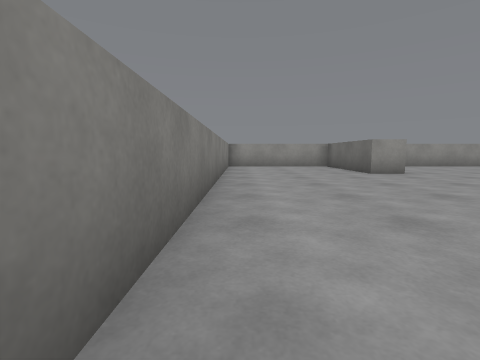
view 1 (above)

17 first-person views from a walk through a 3-D level made in the Unity game engine. The camera is 0.62 m above the floor, tilts 6° down and sees 85° across. The floor is counted in squares, 1 m on a side. Each view is taken from the middle of a square. On the plan, view 1 faces up. The plan holds only what a view shows up to about 9 squares ahead; the rest is blank. The place goes on beyond the plan. The player character is not drawn. Surface patterns are stand-ins for the level's own textures.

view 2
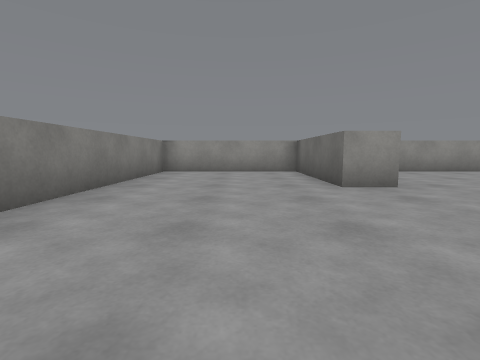

view 3
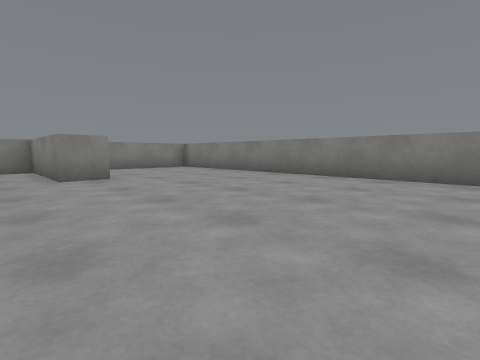

view 4
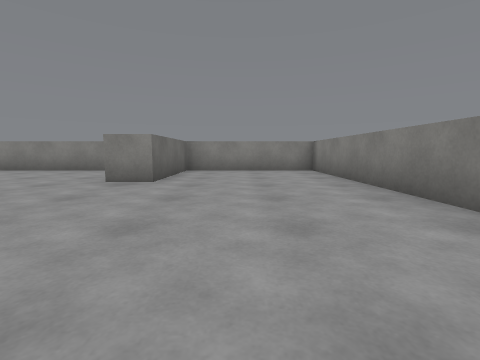

view 5
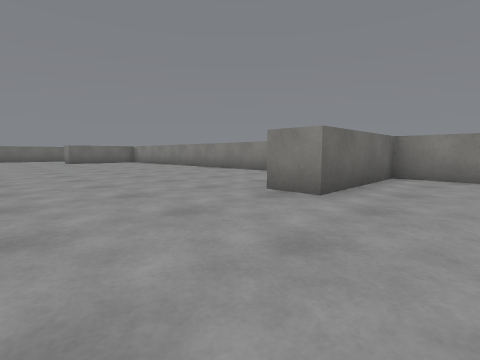

view 6
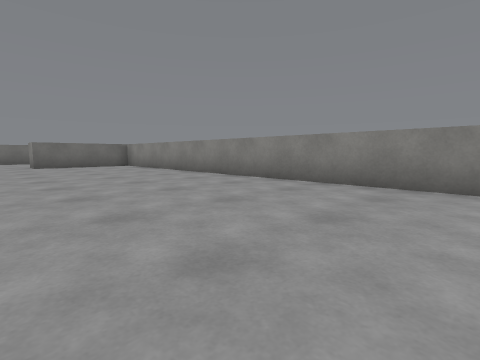

view 7
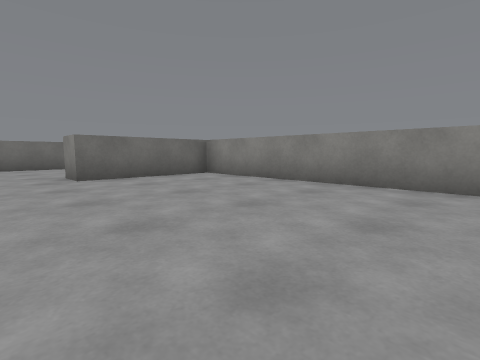

view 8
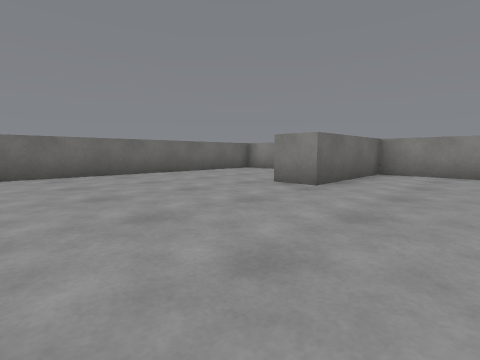

view 9
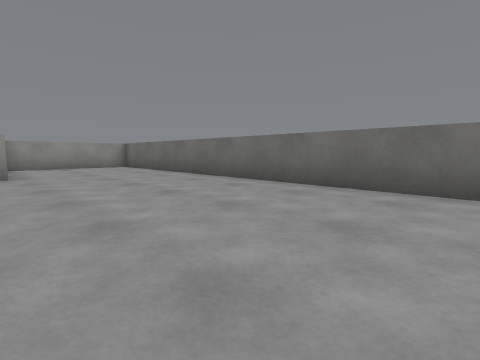

view 10
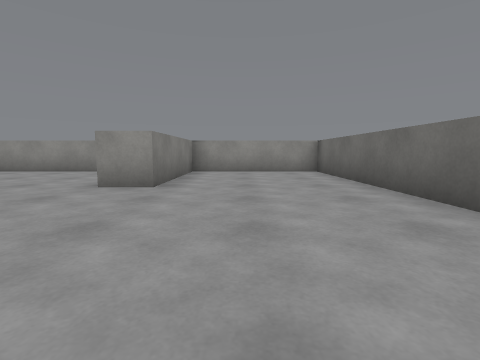

view 11
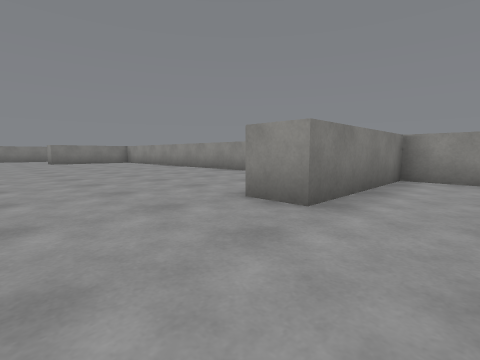

view 12
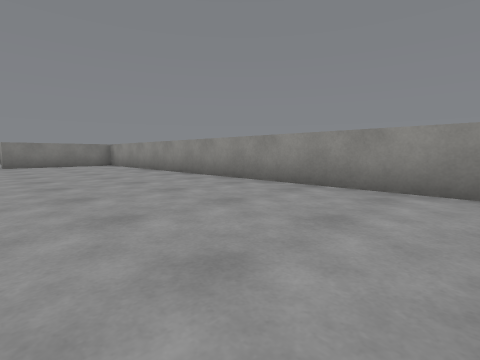

view 13
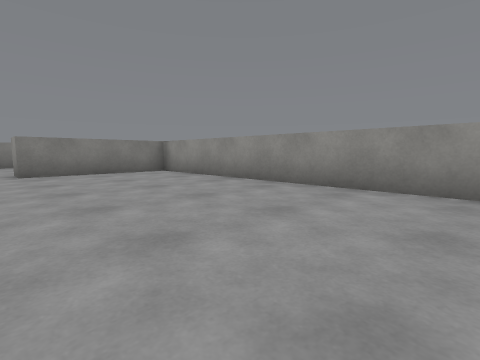

view 14
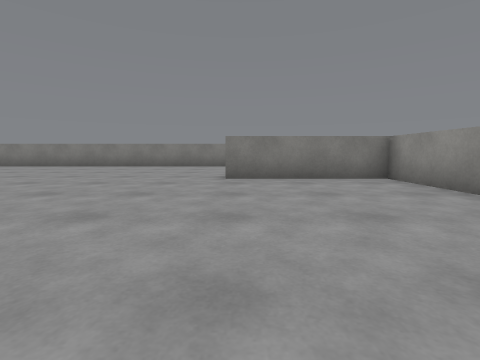

view 15
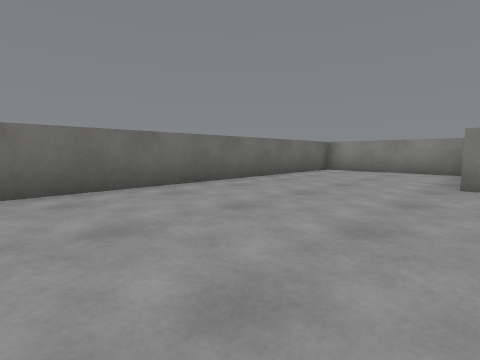

view 16
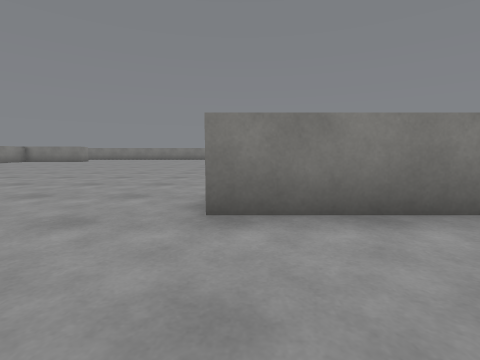

view 17
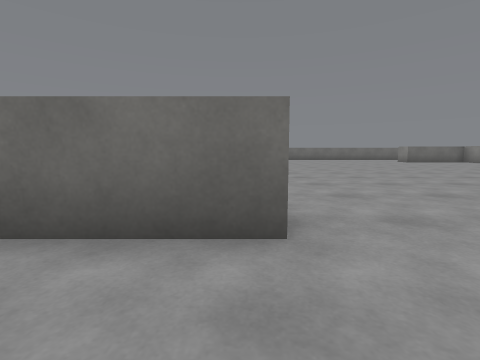

### Floor plan
Points are (right, up) in squares from view 1. A wall is a line through its corners. A room is listed if a view was taken in it or the views show most of it. See-through windows are left out.
Room 1 (views 1, 2, 3, 4, 5, 6, 7, 8, 9, 10, 11, 12, 13, 14, 15, 16, 17)
walls: (17.9, 11.5) (4.8, 11.5) (4.8, 7.7) (3.8, 7.7) (3.8, 11.5) (-0.5, 11.5) (-0.5, -6) (3.8, -6) (3.8, -2.5) (4.8, -2.5) (4.8, -6) (18.4, -6) (18.4, -2.5) (19.5, -2.5); (19.6, -6) (22.9, -6); (23.5, -5.4) (23.5, 11.5) (19.5, 11.5) (19.5, 7.7) (18.4, 7.7)

Where each view was taken, in squares from view 1:
view 1: 0 up, 0 right, facing up
view 2: 3 up, 2 right, facing up
view 3: 4 up, 6 right, facing down-left
view 4: 3 up, 2 right, facing down
view 5: 1 up, 2 right, facing down-right
view 6: 1 down, 6 right, facing down-right
view 7: 1 down, 12 right, facing down-right
view 8: 2 up, 16 right, facing down-right
view 9: 0 up, 19 right, facing up-right
view 10: 3 up, 21 right, facing up
view 11: 5 up, 21 right, facing up-left
view 12: 7 up, 18 right, facing up-left
view 13: 7 up, 13 right, facing up-left
view 14: 8 up, 11 right, facing left
view 15: 3 up, 19 right, facing down-right
view 16: 8 up, 22 right, facing left
view 17: 8 up, 2 right, facing right
